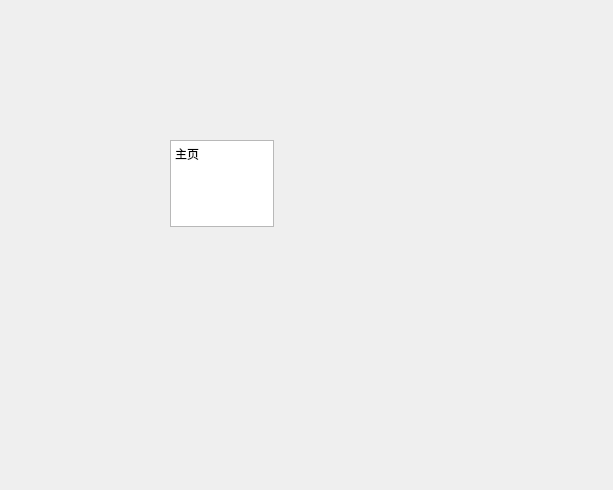
<?xml version="1.0" encoding="UTF-8"?>
<ui version="4.0">
 <class>Form</class>
 <widget class="QWidget" name="Form">
  <property name="geometry">
   <rect>
    <x>0</x>
    <y>0</y>
    <width>613</width>
    <height>490</height>
   </rect>
  </property>
  <property name="windowTitle">
   <string>Form</string>
  </property>
  <widget class="QPlainTextEdit" name="plainTextEdit">
   <property name="geometry">
    <rect>
     <x>170</x>
     <y>140</y>
     <width>104</width>
     <height>87</height>
    </rect>
   </property>
   <property name="plainText">
    <string>主页
</string>
   </property>
  </widget>
 </widget>
 <resources/>
 <connections/>
</ui>
